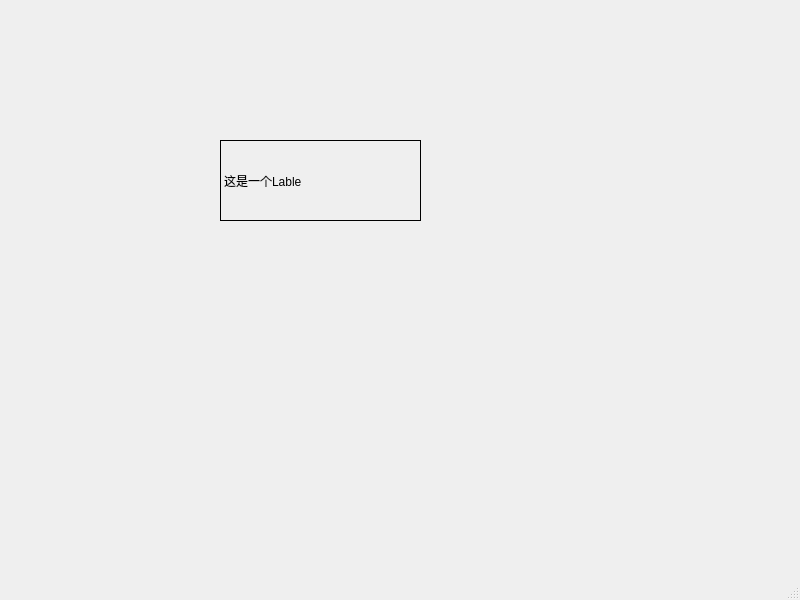
<?xml version="1.0" encoding="UTF-8"?>
<ui version="4.0">
 <class>MainWindow</class>
 <widget class="QMainWindow" name="MainWindow">
  <property name="geometry">
   <rect>
    <x>0</x>
    <y>0</y>
    <width>800</width>
    <height>600</height>
   </rect>
  </property>
  <property name="windowTitle">
   <string>MainWindow</string>
  </property>
  <widget class="QWidget" name="centralwidget">
   <widget class="Label" name="label">
    <property name="geometry">
     <rect>
      <x>220</x>
      <y>140</y>
      <width>201</width>
      <height>81</height>
     </rect>
    </property>
    <property name="frameShape">
     <enum>QFrame::Shape::Box</enum>
    </property>
    <property name="text">
     <string>这是一个Lable</string>
    </property>
   </widget>
  </widget>
  <widget class="QMenuBar" name="menubar">
   <property name="geometry">
    <rect>
     <x>0</x>
     <y>0</y>
     <width>800</width>
     <height>22</height>
    </rect>
   </property>
  </widget>
  <widget class="QStatusBar" name="statusbar"/>
 </widget>
 <customwidgets>
  <customwidget>
   <class>Label</class>
   <extends>QLabel</extends>
   <header>label.h</header>
  </customwidget>
 </customwidgets>
 <resources/>
 <connections/>
</ui>
